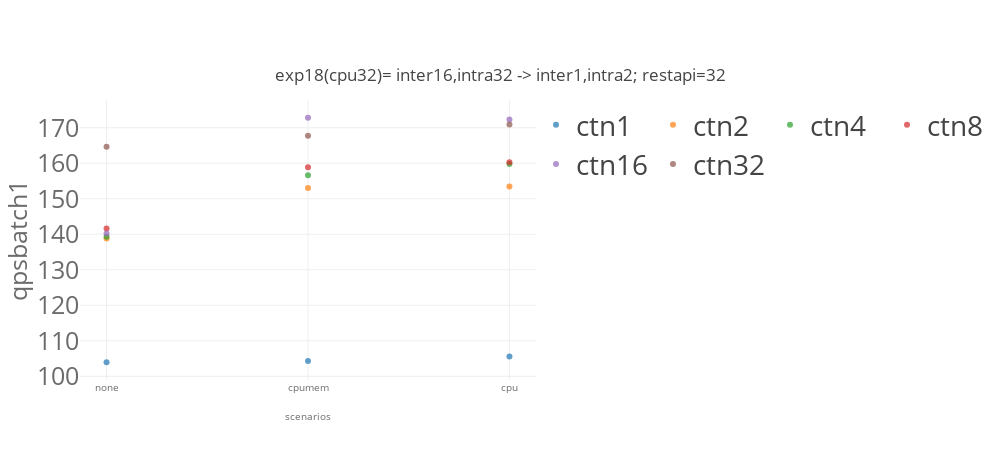
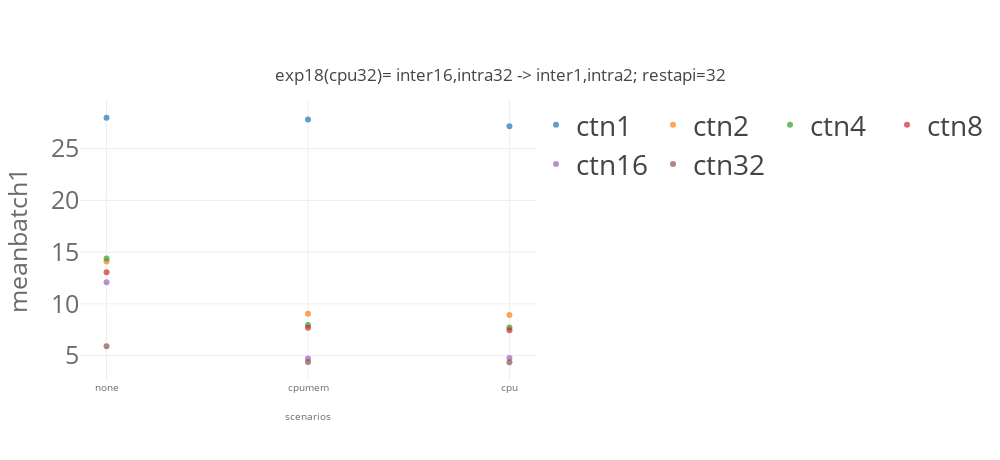
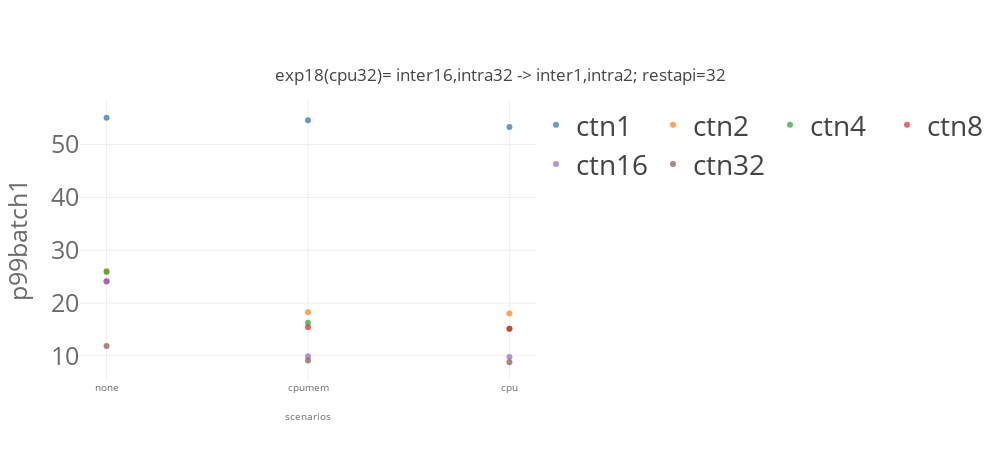

These figures' notebook cell, in order:
### Code cell
import matplotlib
import matplotlib.pyplot as plt
import numpy as np
from svglib.svglib import svg2rlg
from reportlab.graphics import renderPDF
from reportlab.pdfgen import canvas

from numpy import percentile, mean, std
import plotly.graph_objects as go

from plotly.offline import init_notebook_mode, iplot

import plotly.io as pio
pio.templates.default = "none"
# pio.templates.default = "simple_white"

import plotly.graph_objects as go
from plotly.subplots import make_subplots
import pandas as pd
# import plotly.express as px

for x in ['qps','mean','p99']:
    for cbatch in [1]:
        for model_name in ['resnet']:
            list_traces = []
            for numctn in [1,2,4,8,16,32]: 
                dfg_bench = dfg[(dfg['benchmark']== model_name)  & (dfg['cbatch']==cbatch) & (dfg['numctn']==numctn) &\
                            ((dfg['k8senv']=='none') |\
                             (dfg['k8senv']=='cpumem')| (dfg['k8senv']=='cpumemory'))]
#                 print(dfg_bench)


                #data
                trace = go.Scatter(
                    name="ctn"+str(numctn),
                    x=[ 'none','cpumem','cpu'],
                    y= dfg_bench[x].values.tolist(),
        #             error_y = dict(type='data', array=df1_bench['model_time_std'].values.tolist()),
                    opacity=0.7,
                    mode='markers'
                )
                list_traces.append(trace)



            #layout
            layout = go.Layout(
                title={
                    'text': "exp18(cpu32)= inter16,intra32 -> inter1,intra2; restapi=32" ,
                    'y':0.85,
                    'x':0.5,
                    'xanchor': 'center',
                    'yanchor': 'top'},
                width=1000,
                height=460,
                xaxis=dict(
                    title= "scenarios",
                    tickvals=[ 'none','cpumem','cpu'],
                    titlefont=dict(
                        size=10,
                        color='rgb(107, 107, 107)'
                    ),
                    tickfont=dict(
                        size=10,
                        color='rgb(107, 107, 107)'
                    )
                ),
                yaxis=dict(
                    title= x+"batch"+str(cbatch),
                    automargin=True,
                    titlefont=dict(
                        size=25,
                        color='rgb(107, 107, 107)'
                    ),
                    tickfont=dict(
                        size=25,
                        color='rgb(107, 107, 107)'
                    ),    
                ),
                legend=dict(
                    x=1.0,
                    y=1.0,
                    bgcolor='rgba(255, 255, 255, 0)',
                    bordercolor='rgba(255, 255, 255, 0)',
                    font = dict( size = 28)
                ),
                barmode='group',
                bargap=0.15,
                bargroupgap=0.08
        #         legend_orientation="h"
            )

        data = list_traces
        fig = go.Figure(data=data, layout=layout)
        fig.update_layout(legend_orientation="h")
        fig.show()    

    #     fig.write_image(path + model_name + k8senv +'.pdf')

### Figure 1 — Plotly figure (JSON) as saved in the notebook; plotly's stock layout.template omitted (floating-point values rounded to 4 significant figures)
{"data": [{"mode": "markers", "name": "ctn1", "opacity": 0.7, "type": "scatter", "x": ["none", "cpumem", "cpu"], "y": [104.0, 104.3, 105.6]}, {"mode": "markers", "name": "ctn2", "opacity": 0.7, "type": "scatter", "x": ["none", "cpumem", "cpu"], "y": [138.8, 153.1, 153.5]}, {"mode": "markers", "name": "ctn4", "opacity": 0.7, "type": "scatter", "x": ["none", "cpumem", "cpu"], "y": [139.3, 156.6, 159.8]}, {"mode": "markers", "name": "ctn8", "opacity": 0.7, "type": "scatter", "x": ["none", "cpumem", "cpu"], "y": [141.7, 158.9, 160.3]}, {"mode": "markers", "name": "ctn16", "opacity": 0.7, "type": "scatter", "x": ["none", "cpumem", "cpu"], "y": [140.2, 172.8, 172.3]}, {"mode": "markers", "name": "ctn32", "opacity": 0.7, "type": "scatter", "x": ["none", "cpumem", "cpu"], "y": [164.7, 167.7, 170.9]}], "layout": {"bargap": 0.15, "bargroupgap": 0.08, "barmode": "group", "height": 460, "legend": {"bgcolor": "rgba(255, 255, 255, 0)", "bordercolor": "rgba(255, 255, 255, 0)", "font": {"size": 28}, "orientation": "h", "x": 1, "y": 1}, "title": {"text": "exp18(cpu32)= inter16,intra32 -> inter1,intra2; restapi=32", "x": 0.5, "xanchor": "center", "y": 0.85, "yanchor": "top"}, "width": 1000, "xaxis": {"tickfont": {"color": "rgb(107, 107, 107)", "size": 10}, "tickvals": ["none", "cpumem", "cpu"], "title": {"font": {"color": "rgb(107, 107, 107)", "size": 10}, "text": "scenarios"}}, "yaxis": {"automargin": true, "tickfont": {"color": "rgb(107, 107, 107)", "size": 25}, "title": {"font": {"color": "rgb(107, 107, 107)", "size": 25}, "text": "qpsbatch1"}}}}

### Figure 2 — Plotly figure (JSON) as saved in the notebook; plotly's stock layout.template omitted (floating-point values rounded to 4 significant figures)
{"data": [{"mode": "markers", "name": "ctn1", "opacity": 0.7, "type": "scatter", "x": ["none", "cpumem", "cpu"], "y": [27.99, 27.82, 27.16]}, {"mode": "markers", "name": "ctn2", "opacity": 0.7, "type": "scatter", "x": ["none", "cpumem", "cpu"], "y": [14.08, 9.046, 8.928]}, {"mode": "markers", "name": "ctn4", "opacity": 0.7, "type": "scatter", "x": ["none", "cpumem", "cpu"], "y": [14.39, 7.951, 7.719]}, {"mode": "markers", "name": "ctn8", "opacity": 0.7, "type": "scatter", "x": ["none", "cpumem", "cpu"], "y": [13.06, 7.671, 7.444]}, {"mode": "markers", "name": "ctn16", "opacity": 0.7, "type": "scatter", "x": ["none", "cpumem", "cpu"], "y": [12.09, 4.709, 4.753]}, {"mode": "markers", "name": "ctn32", "opacity": 0.7, "type": "scatter", "x": ["none", "cpumem", "cpu"], "y": [5.904, 4.379, 4.347]}], "layout": {"bargap": 0.15, "bargroupgap": 0.08, "barmode": "group", "height": 460, "legend": {"bgcolor": "rgba(255, 255, 255, 0)", "bordercolor": "rgba(255, 255, 255, 0)", "font": {"size": 28}, "orientation": "h", "x": 1, "y": 1}, "title": {"text": "exp18(cpu32)= inter16,intra32 -> inter1,intra2; restapi=32", "x": 0.5, "xanchor": "center", "y": 0.85, "yanchor": "top"}, "width": 1000, "xaxis": {"tickfont": {"color": "rgb(107, 107, 107)", "size": 10}, "tickvals": ["none", "cpumem", "cpu"], "title": {"font": {"color": "rgb(107, 107, 107)", "size": 10}, "text": "scenarios"}}, "yaxis": {"automargin": true, "tickfont": {"color": "rgb(107, 107, 107)", "size": 25}, "title": {"font": {"color": "rgb(107, 107, 107)", "size": 25}, "text": "meanbatch1"}}}}

### Figure 3 — Plotly figure (JSON) as saved in the notebook; plotly's stock layout.template omitted (floating-point values rounded to 4 significant figures)
{"data": [{"mode": "markers", "name": "ctn1", "opacity": 0.7, "type": "scatter", "x": ["none", "cpumem", "cpu"], "y": [55.1, 54.63, 53.33]}, {"mode": "markers", "name": "ctn2", "opacity": 0.7, "type": "scatter", "x": ["none", "cpumem", "cpu"], "y": [26.07, 18.24, 18.02]}, {"mode": "markers", "name": "ctn4", "opacity": 0.7, "type": "scatter", "x": ["none", "cpumem", "cpu"], "y": [25.86, 16.24, 15.11]}, {"mode": "markers", "name": "ctn8", "opacity": 0.7, "type": "scatter", "x": ["none", "cpumem", "cpu"], "y": [24.13, 15.42, 15.1]}, {"mode": "markers", "name": "ctn16", "opacity": 0.7, "type": "scatter", "x": ["none", "cpumem", "cpu"], "y": [24.09, 9.911, 9.739]}, {"mode": "markers", "name": "ctn32", "opacity": 0.7, "type": "scatter", "x": ["none", "cpumem", "cpu"], "y": [11.86, 9.123, 8.768]}], "layout": {"bargap": 0.15, "bargroupgap": 0.08, "barmode": "group", "height": 460, "legend": {"bgcolor": "rgba(255, 255, 255, 0)", "bordercolor": "rgba(255, 255, 255, 0)", "font": {"size": 28}, "orientation": "h", "x": 1, "y": 1}, "title": {"text": "exp18(cpu32)= inter16,intra32 -> inter1,intra2; restapi=32", "x": 0.5, "xanchor": "center", "y": 0.85, "yanchor": "top"}, "width": 1000, "xaxis": {"tickfont": {"color": "rgb(107, 107, 107)", "size": 10}, "tickvals": ["none", "cpumem", "cpu"], "title": {"font": {"color": "rgb(107, 107, 107)", "size": 10}, "text": "scenarios"}}, "yaxis": {"automargin": true, "tickfont": {"color": "rgb(107, 107, 107)", "size": 25}, "title": {"font": {"color": "rgb(107, 107, 107)", "size": 25}, "text": "p99batch1"}}}}
